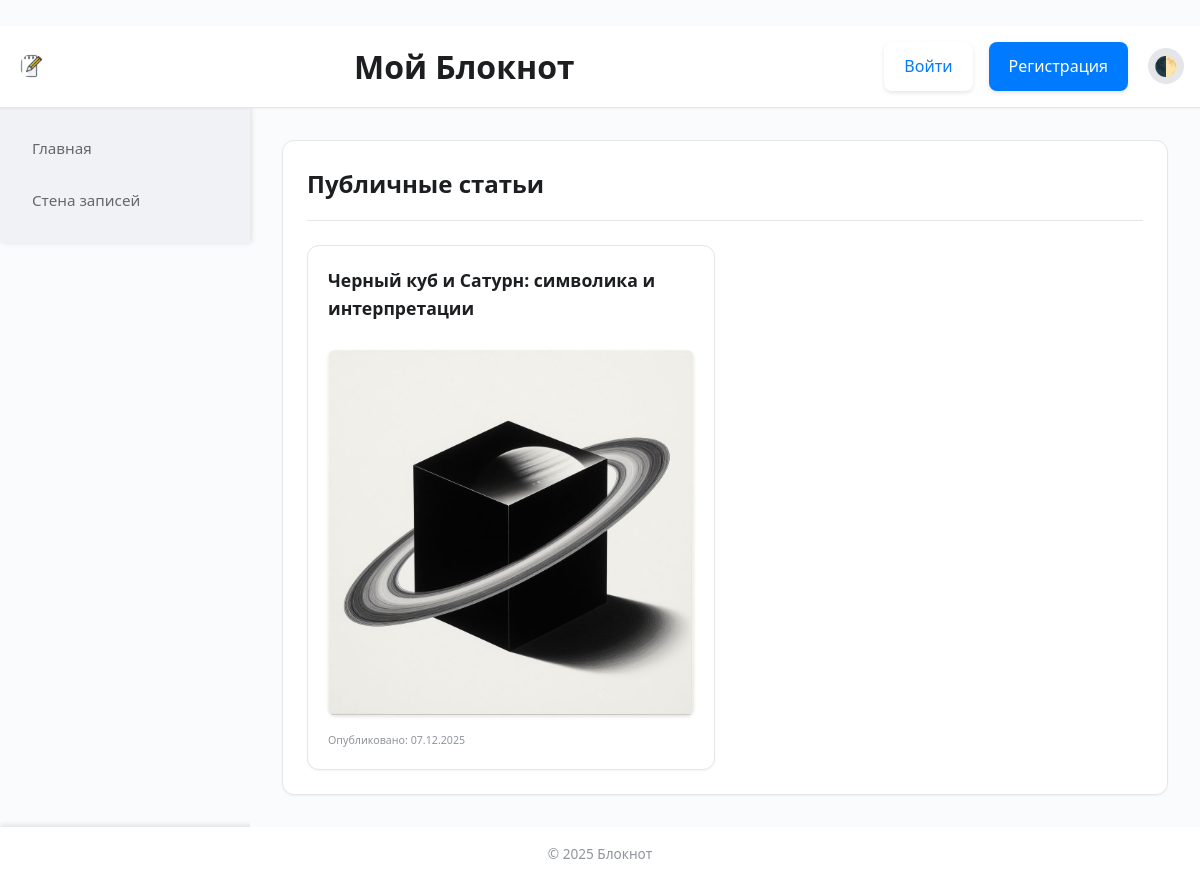
Before: / with the older database file.
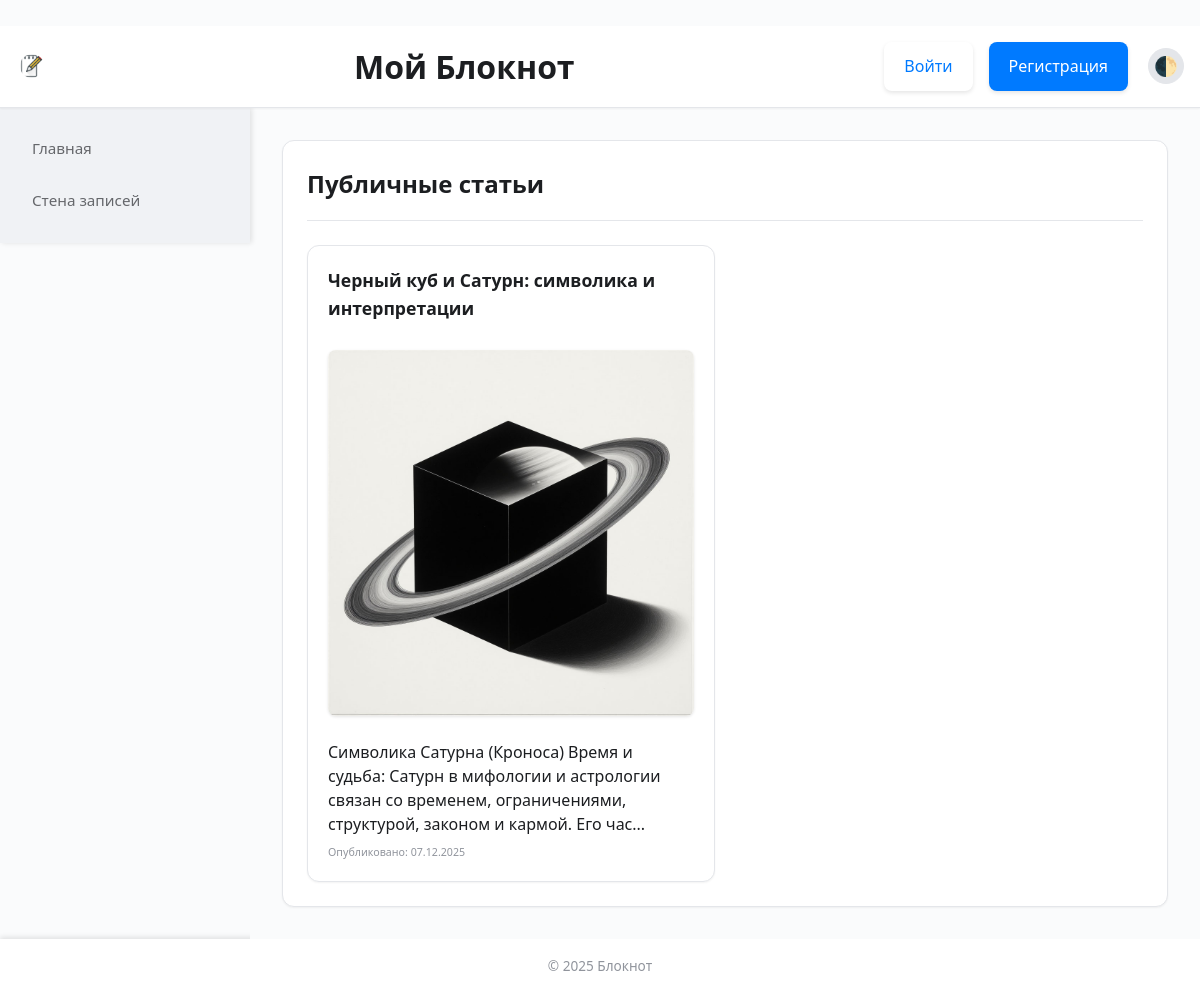
After: the same page with the newer database file.
### models.py (models this page shows, shortened)
class Note(db.Model):
    id = db.Column(db.Integer, primary_key=True)
    title = db.Column(db.String(200), nullable=True)
    content = db.Column(db.Text, nullable=True)
    full_content = db.Column(db.Text, nullable=True) # Полный HTML-контент статьи
    image_filename = db.Column(db.String(200), nullable=True)
    created_at = db.Column(db.DateTime, default=datetime.utcnow)
    updated_at = db.Column(db.DateTime, default=datetime.utcnow, onupdate=datetime.utcnow)
    note_type = db.Column(db.String(20), default='note') # 'note', 'list', 'image_note', 'article'
    tags = db.Column(db.String(500), nullable=True)
    background_color = db.Column(db.String(20), default='white')
    summary = db.Column(db.Text, nullable=True) # Краткое описание статьи
    preview_image = db.Column(db.String(200), nullable=True) # Изображение превью статьи
    category_ids = db.Column(db.String(200), nullable=True)
    is_published = db.Column(db.Boolean, default=False) # По умолчанию False
    user_id = db.Column(db.Integer, db.ForeignKey('user.id'), nullable=False)
    user = db.relationship('User', backref=db.backref('notes', lazy=True))

### app.py (the view)
@app.route('/')
def index():
    if current_user.is_authenticated and current_user.is_admin:
        return redirect(url_for('admin_index'))
    else:
        articles = Note.query.filter_by(note_type='article', is_published=True).order_by(Note.updated_at.desc()).all()
        return render_template('public_articles.html', articles=articles)

### templates/public_articles.html (shortened to what this page needs)
{% extends "base.html" %}
<!-- {% block sidebar %}
    {% include 'sidebar.html' %}
{% endblock %} -->
{% block content %}
<div class="content-card">
    <div class="card-header">
        <h2>Публичные статьи</h2>
    </div>
    {% if articles %}
        <div class="articles-list">
        {% for article in articles %}
            <div class="article-card" style="background-color: {{ article.background_color or 'white' }};">
                {% if article.title %}
                    <h3><a href="{{ url_for('read_article', id=article.id) }}">{{ article.title }}</a></h3>
                {% endif %}
                {% if article.preview_image %}
                    <div class="article-preview-image">
                        <img src="{{ url_for('static', filename='uploads/' + article.preview_image) }}" alt="Превью статьи" style="max-width: 100%;">
                    </div>
                {% endif %}
                {% if article.summary %}
                    <p class="article-summary">{{ article.summary[:150] }}{% if article.summary|length > 150 %}...{% endif %}</p>
                {% endif %}
                <p class="article-date"><small>Опубликовано: {{ article.created_at.strftime('%d.%m.%Y') }}</small></p>
            </div>
        {% endfor %}
        </div>
    {% else %}
        <p>Публичных статей нет.</p>
    {% endif %}
</div>
{% endblock %}

Changed rows visible on the page:
changed Note "Черный куб и Сатурн: символика и интерпретации": summary (not shown) → "Символика Сатурна (Кроноса) Время и судьба: Сатурн в мифологии и астрологии связан со временем, ограничениями, структурой, законом и кармой. Его час"
